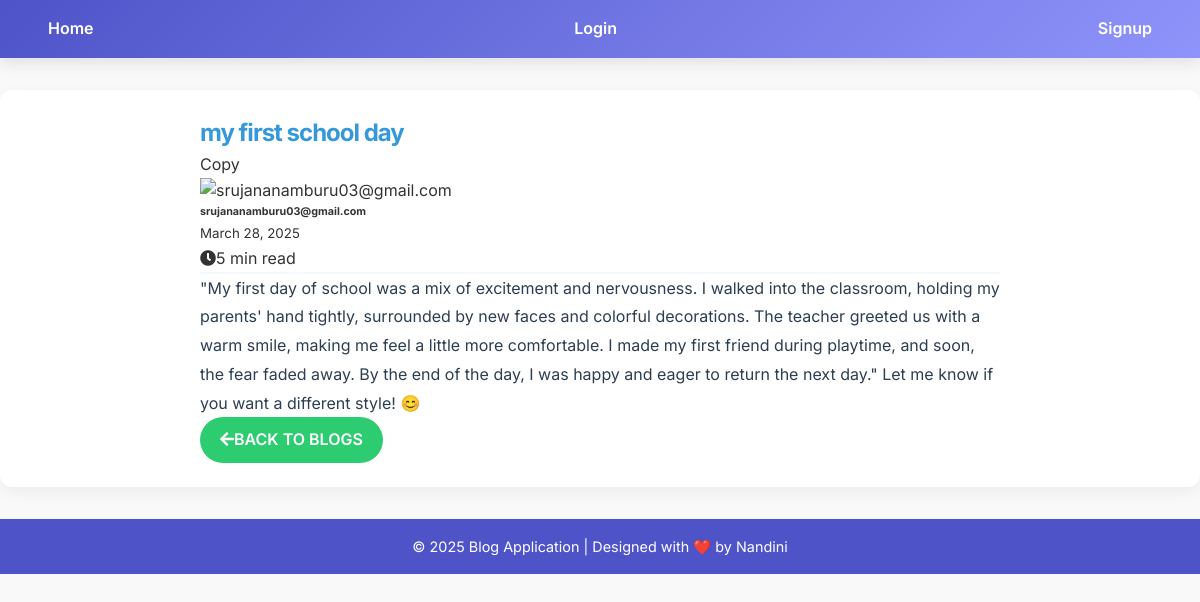
The app's page /blog/2/ with its own data.
### blog/models.py (models this page shows, shortened)
class BlogPost(models.Model):
    author = models.ForeignKey(User, on_delete=models.CASCADE)
    title = models.CharField(max_length=200)
    content = models.TextField()
    created_at = models.DateTimeField(auto_now_add=True)
    updated_at = models.DateTimeField(auto_now=True)

### blog/views.py (the view)
# urls.py: path('blog/<int:pk>/', views.blog_detail, name='blog_detail'),
def blog_detail(request, pk):
    blog_post = get_object_or_404(BlogPost, pk=pk)
    return render(request, 'blog/blog_detail.html', {'blog_post': blog_post})

### blog/templates/blog/blog_detail.html (shortened to what this page needs)
{% extends "base.html" %}
{% block content %}
<div class="container blog-details-container mt-4">
    <div class="blog-details-card shadow-lg p-5 bg-white rounded-lg">
        <h2 class="blog-title text-primary mb-3">{{ blog_post.title }}</h2>
Copy    <div class="blog-meta d-flex justify-content-between align-items-center mb-4 pb-3 border-bottom">
        <div class="author-info d-flex align-items-center">
            <div class="author-avatar mr-3">
                <img src="/api/placeholder/50/50" alt="{{ blog_post.author }}" class="rounded-circle" style="width: 50px; height: 50px; object-fit: cover;">
            </div>
            <div>
                <h6 class="mb-0 text-muted">{{ blog_post.author }}</h6>
                <small class="text-muted">{{ blog_post.created_at|date:"F d, Y" }}</small>
            </div>
        </div>
        <div class="blog-read-time text-muted">
            <i class="fas fa-clock mr-2"></i>5 min read
        </div>
    </div>
    <div class="blog-content mb-4">
        <p class="lead text-dark">{{ blog_post.content }}</p>
    </div>
    <div class="blog-actions d-flex justify-content-between align-items-center">
        <a href="{% url 'blog_list' %}" class="btn btn-secondary btn-back">
            <i class="fas fa-arrow-left mr-2"></i>Back to Blogs
        </a>
    </div>
</div>
</div>
{% endblock %}

### blog/templates/base.html (style rules this page uses)
* { margin: 0; padding: 0; box-sizing: border-box; font-family: 'Inter', sans-serif; }
body { background-color: #f9f9f9; color: #333; line-height: 1.6; }
.btn { display: inline-block; padding: 10px 20px; font-size: 1rem; font-weight: 600; text-transform: uppercase; border: none; border-radius: 30px; background-color: #4e54c8; color: #fff; cursor: pointer; transition: all 0.3s ease; text-decoration: none; }

### blog/templates/blog/blog_detail.html (style rules this page uses)
:root { --primary-color: #3498db; --secondary-color: #2ecc71; --text-color: #2c3e50; --background-light: #f8f9fa; }
.blog-details-container { max-width: 800px; margin: 0 auto; }
.blog-details-card { border: none; transition: all 0.3s ease; }
.blog-title { font-weight: 700; color: var(--primary-color); letter-spacing: -1px; }
.blog-meta { border-bottom: 2px solid var(--background-light) !important; }
.btn-back { background-color: var(--secondary-color); border-color: var(--secondary-color); color: white; transition: all 0.3s ease; }
.blog-content .lead { line-height: 1.8; color: var(--text-color); }

### records on screen
BlogPost: title "my first school day", author "srujananamburu03@gmail.com", created_at "March 28, 2025", content "\"My first day of school was a mix of excitement and nervousness. I walked into the classroom, holding my parents' hand tightly, surrounded by new faces and colorful decorations. The teacher greeted us with a warm smile, making me feel a little more comfortable. I made my first friend during playtime, and soon, the fear faded away. By the end of the day, I was happy and eager to return the next day.\" Let me know if you want a different style! 😊"
